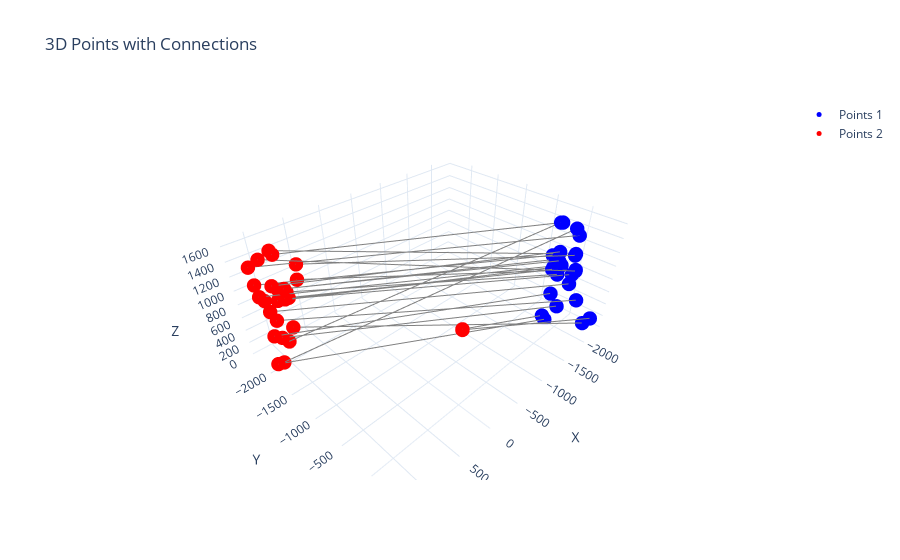

Here is the notebook cell this chart was saved with:
### Markdown cell above
# Dist prof with W1 loss OT

### Code cell
plot_3d_points_and_connections(source_pc, target_pc, map_matrix)

### Figure 1 — Plotly figure (JSON) as saved in the notebook; plotly's stock layout.template omitted (floating-point values rounded to 4 significant figures)
{"data": [{"marker": {"color": "blue", "size": 5}, "mode": "markers", "name": "Points 1", "type": "scatter3d", "x": [-1891.0, -2050.0, -2048.0, -2004.0, -1896.0, -1827.0, -1860.0, -1839.0, -1821.0, -2140.0, -2301.0, -2273.0, -2109.0, -2085.0, -1925.0, -1985.0, -2093.0, -1913.0, -2048.0, -2014.0, -1978.0, -2018.0, -2226.0, -2240.0, -2201.0, -2213.0], "y": [-122.5, -180.7, 20.41, -123.3, -59.23, 169.1, 198.1, -22.5, -93.39, -139.5, -48.19, -32.94, -213.5, -259.5, -74.27, 103.8, 91.95, -132.0, -175.0, -34.39, -161.3, -229.5, -21.98, 121.7, 384.5, 290.9], "z": [1593.0, 1516.0, 1505.0, 1135.0, 1074.0, 1281.0, 1055.0, 913.3, 965.6, 867.0, 1288.0, 1029.0, 939.1, 992.6, 930.7, 902.5, 918.5, 937.1, 430.6, 304.5, 19.88, 29.1, 578.9, 370.3, 221.6, 79.5]}, {"marker": {"color": "red", "size": 5}, "mode": "markers", "name": "Points 2", "type": "scatter3d", "x": [985.3, 1104.0, 921.9, 1028.0, 921.9, 692.1, 691.5, 891.1, 955.7, 1105.0, 1123.0, 1118.0, 1176.0, 0, 0, 832.2, 890.6, 1016.0, 1118.0, 1005.0, 1097.0, 1176.0, 1008.0, 934.0, 712.0, 842.9], "y": [-1846.0, -1966.0, -2065.0, -1960.0, -1892.0, -1953.0, -2008.0, -1893.0, -1845.0, -2069.0, -2252.0, -2228.0, -2009.0, 0, 0, -2054.0, -2141.0, -1909.0, -2015.0, -2070.0, -1973.0, -1969.0, -2244.0, -2292.0, -2362.0, -2281.0], "z": [1629.0, 1566.0, 1560.0, 1188.0, 1132.0, 1332.0, 1093.0, 989.8, 1026.0, 963.2, 1346.0, 1112.0, 1086.0, 1113.0, 1105.0, 959.1, 981.0, 1004.0, 467.5, 339.0, 46.94, 75.12, 652.7, 445.5, 162.4, 43.59]}, {"line": {"color": "gray", "width": 2}, "mode": "lines", "showlegend": false, "type": "scatter3d", "x": [-1891.0, 842.9], "y": [-122.5, -2281.0], "z": [1593.0, 43.59]}, {"line": {"color": "gray", "width": 2}, "mode": "lines", "showlegend": false, "type": "scatter3d", "x": [-2050.0, 985.3], "y": [-180.7, -1846.0], "z": [1516.0, 1629.0]}, {"line": {"color": "gray", "width": 2}, "mode": "lines", "showlegend": false, "type": "scatter3d", "x": [-2048.0, 1097.0], "y": [20.41, -1973.0], "z": [1505.0, 46.94]}, {"line": {"color": "gray", "width": 2}, "mode": "lines", "showlegend": false, "type": "scatter3d", "x": [-2004.0, 1028.0], "y": [-123.3, -1960.0], "z": [1135.0, 1188.0]}, {"line": {"color": "gray", "width": 2}, "mode": "lines", "showlegend": false, "type": "scatter3d", "x": [-1896.0, 921.9], "y": [-59.23, -1892.0], "z": [1074.0, 1132.0]}, {"line": {"color": "gray", "width": 2}, "mode": "lines", "showlegend": false, "type": "scatter3d", "x": [-1827.0, 692.1], "y": [169.1, -1953.0], "z": [1281.0, 1332.0]}, {"line": {"color": "gray", "width": 2}, "mode": "lines", "showlegend": false, "type": "scatter3d", "x": [-1860.0, 1104.0], "y": [198.1, -1966.0], "z": [1055.0, 1566.0]}, {"line": {"color": "gray", "width": 2}, "mode": "lines", "showlegend": false, "type": "scatter3d", "x": [-1839.0, 832.2], "y": [-22.5, -2054.0], "z": [913.3, 959.1]}, {"line": {"color": "gray", "width": 2}, "mode": "lines", "showlegend": false, "type": "scatter3d", "x": [-1821.0, 955.7], "y": [-93.39, -1845.0], "z": [965.6, 1026.0]}, {"line": {"color": "gray", "width": 2}, "mode": "lines", "showlegend": false, "type": "scatter3d", "x": [-2140.0, 1176.0], "y": [-139.5, -2009.0], "z": [867.0, 1086.0]}, {"line": {"color": "gray", "width": 2}, "mode": "lines", "showlegend": false, "type": "scatter3d", "x": [-2301.0, 1123.0], "y": [-48.19, -2252.0], "z": [1288.0, 1346.0]}, {"line": {"color": "gray", "width": 2}, "mode": "lines", "showlegend": false, "type": "scatter3d", "x": [-2273.0, 921.9], "y": [-32.94, -2065.0], "z": [1029.0, 1560.0]}, {"line": {"color": "gray", "width": 2}, "mode": "lines", "showlegend": false, "type": "scatter3d", "x": [-2109.0, 890.6], "y": [-213.5, -2141.0], "z": [939.1, 981.0]}, {"line": {"color": "gray", "width": 2}, "mode": "lines", "showlegend": false, "type": "scatter3d", "x": [-2085.0, 1118.0], "y": [-259.5, -2228.0], "z": [992.6, 1112.0]}, {"line": {"color": "gray", "width": 2}, "mode": "lines", "showlegend": false, "type": "scatter3d", "x": [-1925.0, 891.1], "y": [-74.27, -1893.0], "z": [930.7, 989.8]}, {"line": {"color": "gray", "width": 2}, "mode": "lines", "showlegend": false, "type": "scatter3d", "x": [-1985.0, 1105.0], "y": [103.8, -2069.0], "z": [902.5, 963.2]}, {"line": {"color": "gray", "width": 2}, "mode": "lines", "showlegend": false, "type": "scatter3d", "x": [-2093.0, 691.5], "y": [91.95, -2008.0], "z": [918.5, 1093.0]}, {"line": {"color": "gray", "width": 2}, "mode": "lines", "showlegend": false, "type": "scatter3d", "x": [-1913.0, 1016.0], "y": [-132.0, -1909.0], "z": [937.1, 1004.0]}, {"line": {"color": "gray", "width": 2}, "mode": "lines", "showlegend": false, "type": "scatter3d", "x": [-2048.0, 1118.0], "y": [-175.0, -2015.0], "z": [430.6, 467.5]}, {"line": {"color": "gray", "width": 2}, "mode": "lines", "showlegend": false, "type": "scatter3d", "x": [-2014.0, 1005.0], "y": [-34.39, -2070.0], "z": [304.5, 339.0]}, {"line": {"color": "gray", "width": 2}, "mode": "lines", "showlegend": false, "type": "scatter3d", "x": [-1978.0, 1176.0], "y": [-161.3, -1969.0], "z": [19.88, 75.12]}, {"line": {"color": "gray", "width": 2}, "mode": "lines", "showlegend": false, "type": "scatter3d", "x": [-2018.0, 0], "y": [-229.5, 0], "z": [29.1, 1113.0]}, {"line": {"color": "gray", "width": 2}, "mode": "lines", "showlegend": false, "type": "scatter3d", "x": [-2226.0, 1008.0], "y": [-21.98, -2244.0], "z": [578.9, 652.7]}, {"line": {"color": "gray", "width": 2}, "mode": "lines", "showlegend": false, "type": "scatter3d", "x": [-2240.0, 934.0], "y": [121.7, -2292.0], "z": [370.3, 445.5]}, {"line": {"color": "gray", "width": 2}, "mode": "lines", "showlegend": false, "type": "scatter3d", "x": [-2201.0, 0], "y": [384.5, 0], "z": [221.6, 1105.0]}, {"line": {"color": "gray", "width": 2}, "mode": "lines", "showlegend": false, "type": "scatter3d", "x": [-2213.0, 712.0], "y": [290.9, -2362.0], "z": [79.5, 162.4]}], "layout": {"scene": {"aspectmode": "data", "xaxis": {"title": {"text": "X"}}, "yaxis": {"title": {"text": "Y"}}, "zaxis": {"title": {"text": "Z"}}}, "title": {"text": "3D Points with Connections"}}}
